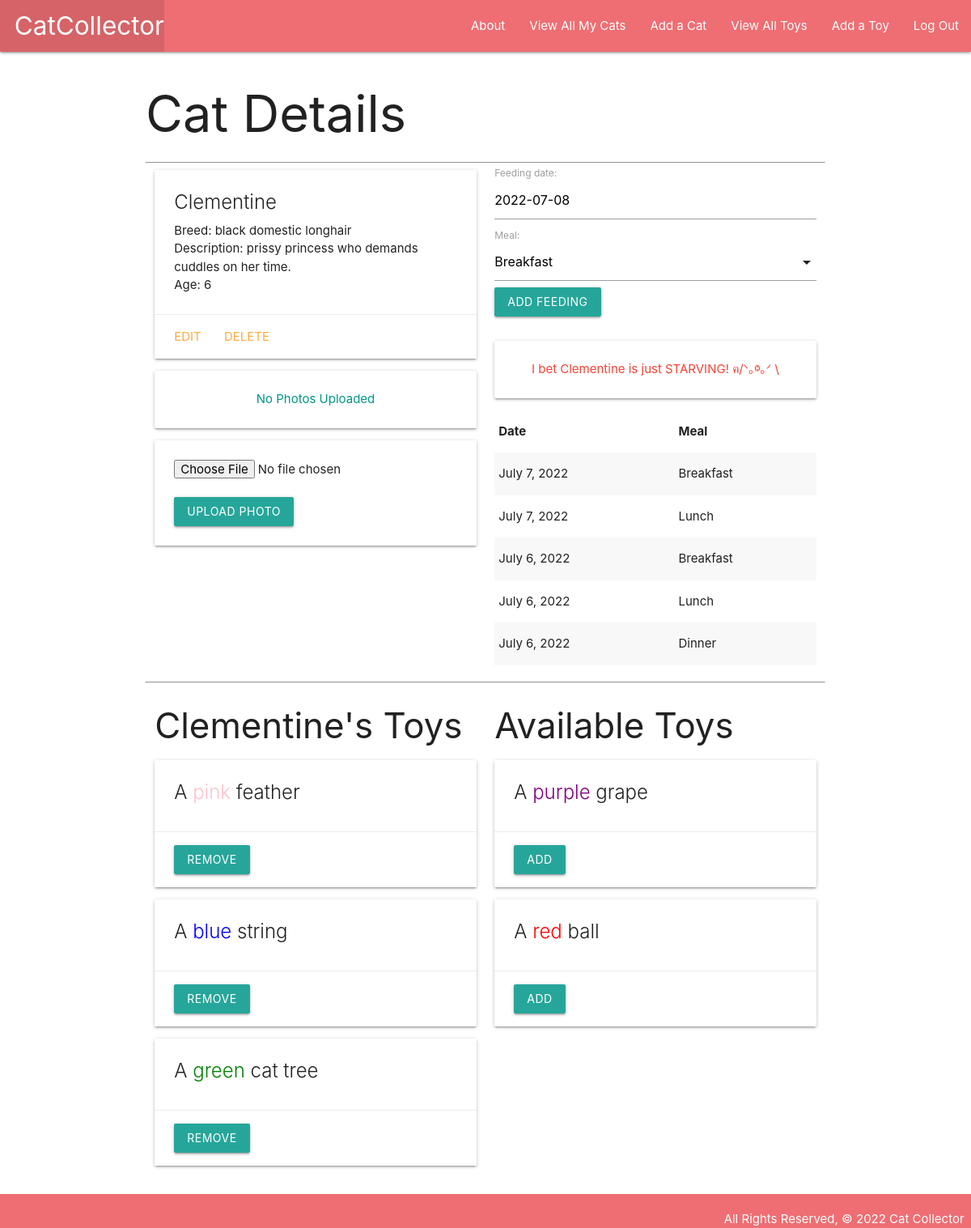
The app's page /cats/1/ (signed in), older data.
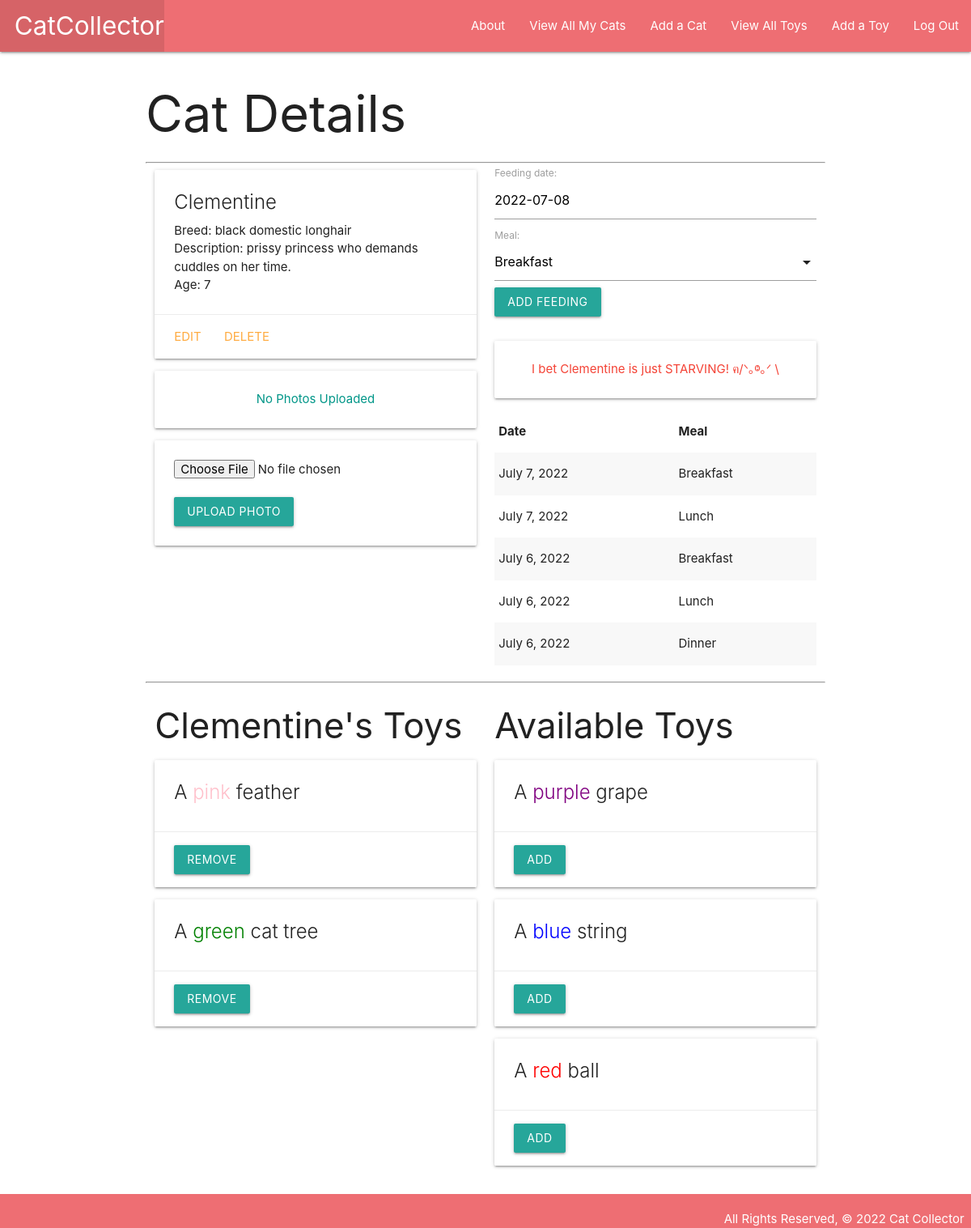
The same page, newer data.
### main_app/models.py (models this page shows, shortened)
class Cat(models.Model):
    name = models.CharField(max_length=100)
    breed = models.CharField(max_length=100)
    description = models.TextField(max_length=250)
    age = models.IntegerField()
    toys = models.ManyToManyField(Toy)
    user = models.ForeignKey(User, on_delete=models.CASCADE) # here making a cat
    def fed_for_today(self):
        return self.feeding_set.filter(date=date.today()).count() >= len(MEALS)

class Feeding(models.Model):
    date = models.DateField('feeding date') # adding this in the parameter makes what
    meal = models.CharField(
        max_length=1,
        choices=MEALS, # adding the choices as the tuple we defined above
        default=MEALS[0][0] # default value being the first[0] in the tuple, 'B'
    )
    cat = models.ForeignKey(Cat, on_delete=models.CASCADE)
    class Meta: # we can add meta attributes to our models also
        ordering = ['-date'] # in this case, to change the default sorting, so most

class Toy(models.Model):
    name = models.CharField(max_length=50)
    color = models.CharField(max_length=20)

### main_app/views.py (the view)
# urls.py: path('cats/<int:cat_id>/', views.cats_details, name='details'),
@login_required
def cats_details(request, cat_id):
    cat = Cat.objects.get(id=cat_id)
    toys_cat_doesnt_have = Toy.objects.exclude(id__in=cat.toys.all().values_list('id'))
    feeding_form = FeedingForm() # instantiating FeedingForm to be rendered
    return render(request, 'cats/details.html', {
        'cat': cat, 'feeding_form': feeding_form, 'toys': toys_cat_doesnt_have
    })

### main_app/forms.py
class FeedingForm(ModelForm): # extending the ModelForm class to apply it here as
    class Meta: # a special subclass that allows to set metadata and separate concerns
        model = Feeding
        fields = ['date', 'meal'] # because there are only two items here, i could

### main_app/templates/cats/details.html (shortened to what this page needs)
{% extends 'base.html' %} {% block content %}
<h1>Cat Details</h1>
<hr />
<div class="row">
    <div class="col s6">
        <div class="card">
            <div class="card-content">
                <span class="card-title">{{ cat.name }}</span>
                <p>Breed: {{ cat.breed }}</p>
                <p>Description: {{ cat.description }}</p>
                {% if cat.age > 0 %}
                <p>Age: {{ cat.age }}</p>
                {% else %}
                <p>Age: Kitten</p>
                {% endif %}
            </div>
            <div class="card-action">
                <a href="{% url 'cat_update' cat.id %}">Edit</a>
                <a href="{% url 'cat_delete' cat.id %}">Delete</a>
            </div>
        </div>
        {% for photo in cat.photo_set.all %}
            <img class="responsive-img card-panel" src="{{photo.url}}">
        {% empty %}
            <div class="card-panel teal-text center-align">No Photos Uploaded</div>
        {% endfor %}
        <form
            action="{% url 'add_photo' cat.id %}"
            enctype="multipart/form-data"
            method="POST"
            class="card-panel"
        >
            <input type="file" name="photo-file" />
            <br /><br />
            <input type="submit" class="btn" value="Upload Photo" />
        </form>
    </div>
    <div class="col s6">
        <form action="{% url 'add_feeding' cat.id %}" method="POST">
            {% csrf_token %} {{ feeding_form.as_p }}
            <input type="submit" class="btn" value="Add Feeding" />
        </form>
        <br />
        {% if cat.fed_for_today %}
        <div class="card-panel teal-text center-align">
            {{cat.name}} has been fed all their meals for today!
        </div>
        {% else %}
        <div class="card-panel red-text center-align">
            I bet {{cat.name}} is just STARVING! ฅ/ᐠ｡ⱉ｡ᐟ \
        </div>
        {% endif %}
        <table class="striped">
            <thead>
                <tr>
                    <th>Date</th>
                    <th>Meal</th>
                </tr>
            </thead>
            <tbody>
                {% for feeding in cat.feeding_set.all %}
                <tr>
                    <td>{{feeding.date}}</td>
                    <td>{{feeding.get_meal_display}}</td>
                </tr>
                {% endfor %}
            </tbody>
        </table>
    </div>
</div>
<hr />
<div class="row">
    <div class="col s6">
        <h3>{{ cat.name }}'s Toys</h3>
        {% if cat.toys.count %} {% for toy in cat.toys.all %}
        <div class="card">
            <div class="card-content">
                <span class="card-title">
                    A <span style="color: {{ toy.color }}">{{ toy.color }}</span> {{ toy.name }}
                </span>
            </div>
            <div class="card-action">
                <form action="{% url 'assoc_toy_delete' cat.id toy.id %}" method="POST">
                    <button type="submit" class="btn">Remove</button>
                </form>
            </div>
        </div>
        {% endfor %} {% else %}
        <h5>No Toys :(</h5>
        {% endif %}
    </div>
<div class="col s6">
    <h3>Available Toys</h3>
    {% if toys.count %}
    {% for toy in toys.all %}
    <div class="card">
        <div class="card-content">
            <span class="card-title">
                A <span style="color: {{ toy.color }}">{{ toy.color }}</span> {{ toy.name }}
            </span>
        </div>
        <div class="card-action">
            <form action="{% url 'assoc_toy' cat.id toy.id %}" method="POST">
                <button type="submit" class="btn">Add</button>
            </form>
        </div>
    </div>
    {% endfor %}
    {% else %}
    <h5>{{cat.name}} Already Has All Toys Available</h5>
    {% endif %}
</div>
{% endblock %}

Row changes from the older to the newer data that the page shows:
changed Cat "Clementine": age "6" → "7"
shown differently, row unchanged: Toy "blue": moves from the list under "Clementine's Toys" to the list under "Available Toys"
